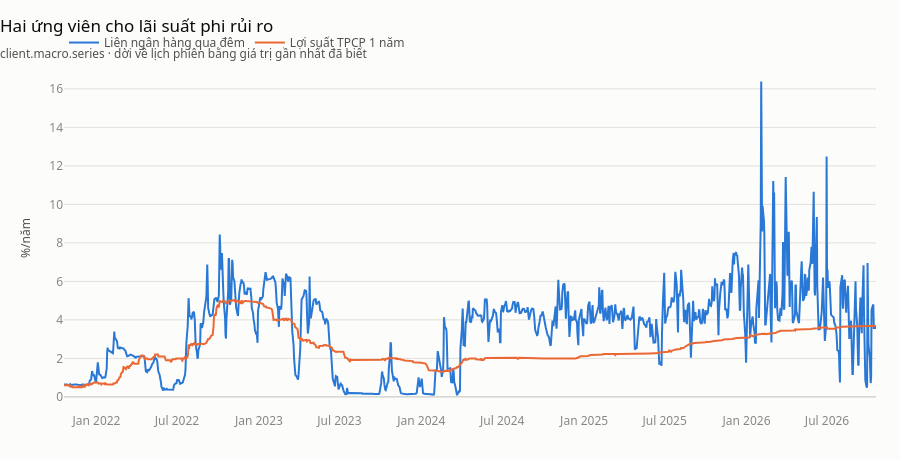

Notebook code cell kept with this figure:
### Code cell
ve_ls = pd.concat(
    [
        pd.DataFrame({"date": PHIEN, "ty_le": rf_nam.values * 100, "chuoi": "Lợi suất TPCP 1 năm"}),
        pd.DataFrame({"date": PHIEN, "ty_le": qua_dem.values * 100, "chuoi": "Liên ngân hàng qua đêm"}),
    ]
)
duong(
    ve_ls,
    x="date",
    y="ty_le",
    theo="chuoi",
    tieu_de="Hai ứng viên cho lãi suất phi rủi ro",
    phu_de="client.macro.series · dời về lịch phiên bằng giá trị gần nhất đã biết",
    nhan_y="%/năm",
)

### Figure 1 — Plotly figure (JSON) as saved in the notebook; plotly's stock layout.template omitted (floating-point values rounded to 4 significant figures; data arrays with more than 128 entries replaced by an {"elided": "..."} marker saying what was removed)
{"data": [{"hovertemplate": "%{y:,.2f}<extra>%{fullData.name}</extra>", "line": {"color": "#2a78d6", "width": 2}, "mode": "lines", "name": "Liên ngân hàng qua đêm", "type": "scatter", "x": {"elided": "1245 str values"}, "y": {"elided": "1245 float values"}}, {"hovertemplate": "%{y:,.2f}<extra>%{fullData.name}</extra>", "line": {"color": "#eb6834", "width": 2}, "mode": "lines", "name": "Lợi suất TPCP 1 năm", "type": "scatter", "x": {"elided": "1245 str values"}, "y": {"elided": "1245 float values"}}], "layout": {"height": 460, "hovermode": "x unified", "showlegend": true, "title": {"text": "Hai ứng viên cho lãi suất phi rủi ro<br><sub style='color:#52514e'>client.macro.series · dời về lịch phiên bằng giá trị gần nhất đã biết</sub>"}, "yaxis": {"title": {"text": "%/năm"}}}}
